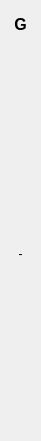
  <widget class="QWidget" name="verticalLayoutWidget_8">
   <property name="geometry">
    <rect>
     <x>1010</x>
     <y>80</y>
     <width>41</width>
     <height>441</height>
    </rect>
   </property>
   <layout class="QVBoxLayout" name="verticalLayout_17">
    <item>
     <widget class="QLabel" name="label_col_g">
      <property name="font">
       <font>
        <pointsize>12</pointsize>
        <weight>75</weight>
        <bold>true</bold>
       </font>
      </property>
      <property name="text">
       <string>G</string>
      </property>
      <property name="alignment">
       <set>Qt::AlignCenter</set>
      </property>
     </widget>
    </item>
    <item>
     <widget class="QLabel" name="label_ag">
      <property name="text">
       <string/>
      </property>
      <property name="alignment">
       <set>Qt::AlignCenter</set>
      </property>
     </widget>
    </item>
    <item>
     <widget class="QLabel" name="label_bg">
      <property name="text">
       <string/>
      </property>
      <property name="alignment">
       <set>Qt::AlignCenter</set>
      </property>
     </widget>
    </item>
    <item>
     <widget class="QLabel" name="label_cg">
      <property name="text">
       <string/>
      </property>
      <property name="alignment">
       <set>Qt::AlignCenter</set>
      </property>
     </widget>
    </item>
    <item>
     <widget class="QLabel" name="label_dg">
      <property name="text">
       <string/>
      </property>
      <property name="alignment">
       <set>Qt::AlignCenter</set>
      </property>
     </widget>
    </item>
    <item>
     <widget class="QLabel" name="label_eg">
      <property name="text">
       <string/>
      </property>
      <property name="alignment">
       <set>Qt::AlignCenter</set>
      </property>
     </widget>
    </item>
    <item>
     <widget class="QLabel" name="label_fg">
      <property name="text">
       <string/>
      </property>
      <property name="alignment">
       <set>Qt::AlignCenter</set>
      </property>
     </widget>
    </item>
    <item>
     <widget class="QLabel" name="label_gg">
      <property name="text">
       <string>-</string>
      </property>
      <property name="alignment">
       <set>Qt::AlignCenter</set>
      </property>
     </widget>
    </item>
    <item>
     <widget class="QLabel" name="label_hg">
      <property name="text">
       <string/>
      </property>
      <property name="alignment">
       <set>Qt::AlignCenter</set>
      </property>
     </widget>
    </item>
    <item>
     <widget class="QLabel" name="label_ig">
      <property name="text">
       <string/>
      </property>
      <property name="alignment">
       <set>Qt::AlignCenter</set>
      </property>
     </widget>
    </item>
    <item>
     <widget class="QLabel" name="label_jg">
      <property name="text">
       <string/>
      </property>
      <property name="alignment">
       <set>Qt::AlignCenter</set>
      </property>
     </widget>
    </item>
    <item>
     <widget class="QLabel" name="label_kg">
      <property name="text">
       <string/>
      </property>
      <property name="alignment">
       <set>Qt::AlignCenter</set>
      </property>
     </widget>
    </item>
    <item>
     <widget class="QLabel" name="label_lg">
      <property name="text">
       <string/>
      </property>
      <property name="alignment">
       <set>Qt::AlignCenter</set>
      </property>
     </widget>
    </item>
   </layout>
  </widget>
